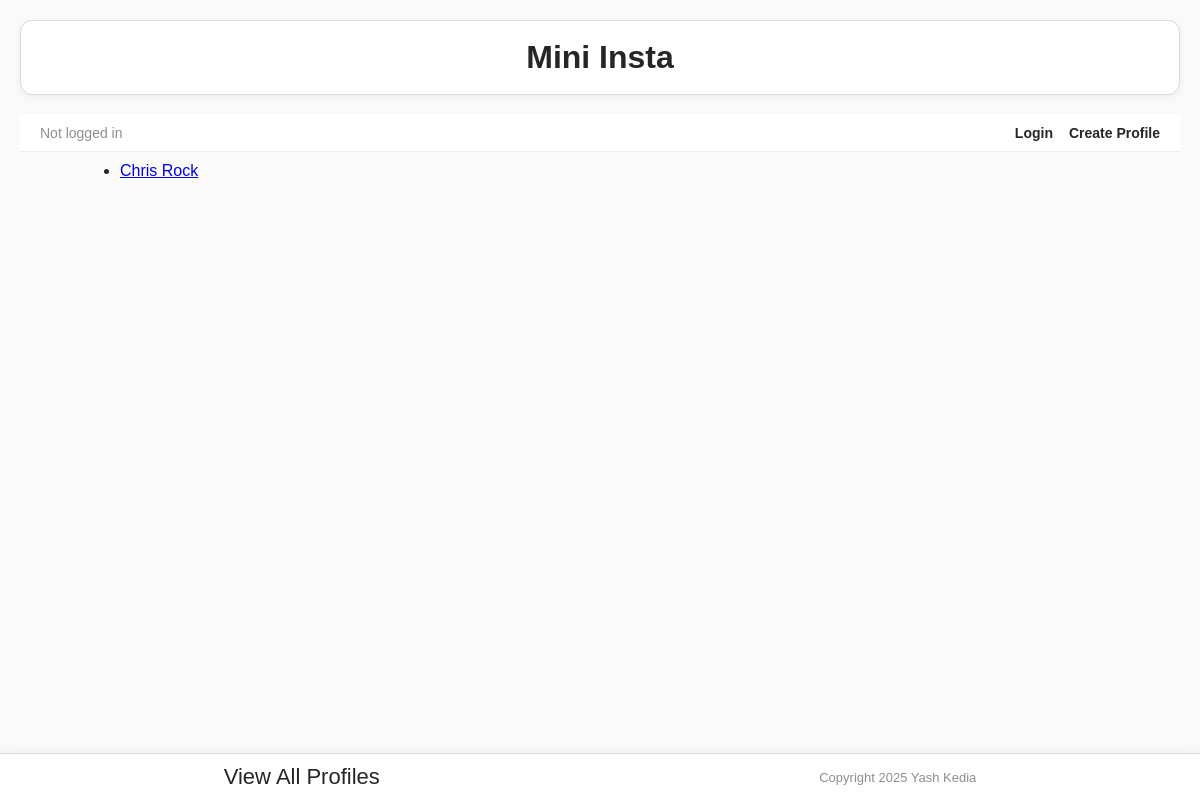
Page /mini_insta/profile/4/followers on the earlier database version.
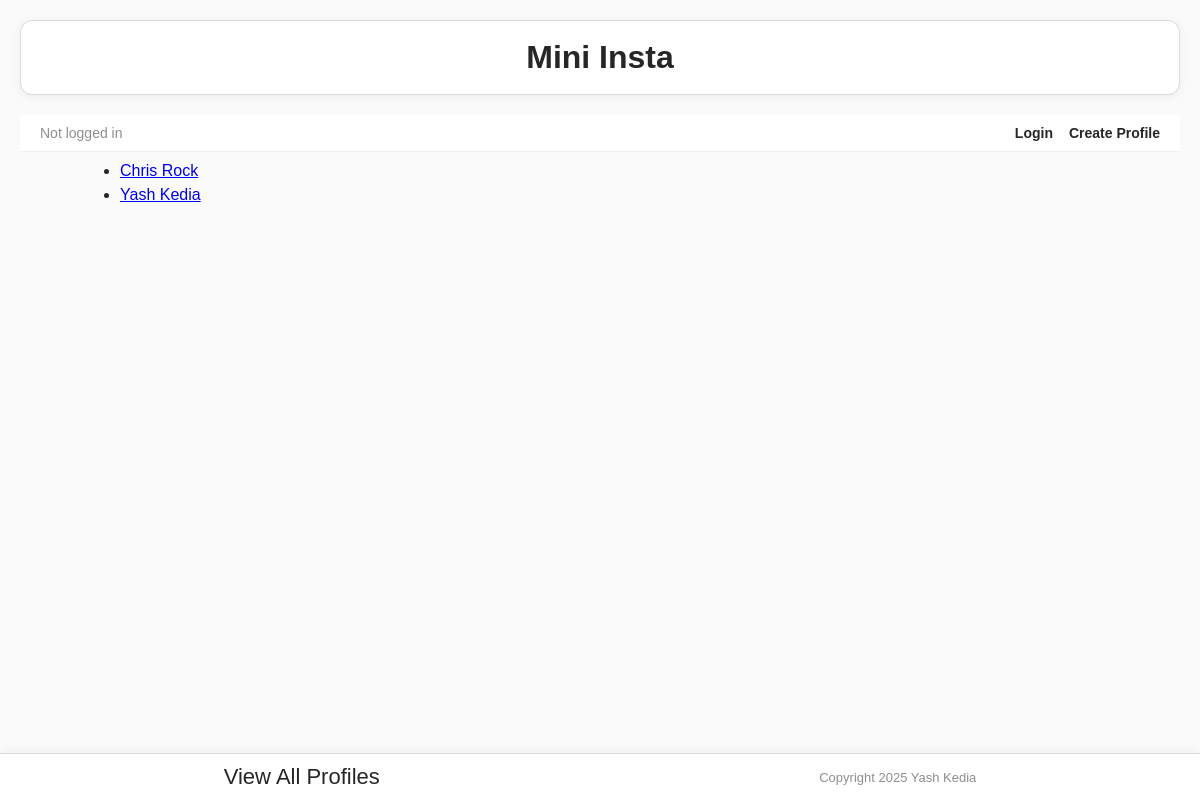
Same page on the later database version.
### mini_insta/models.py (models this page shows, shortened)
class Profile(models.Model):
    user = models.ForeignKey(User, on_delete=models.CASCADE)
    username = models.TextField(blank=True)
    display_name = models.TextField(blank=True)
    profile_image_url = models.URLField(blank=True)
    bio_text = models.TextField(blank=True)
    join_date = models.DateTimeField(auto_now=True)
    def get_followers(self):
        followers = Follow.objects.filter(profile=self)
        return [f.follower_profile for f in followers]
    def get_num_followers(self):
        follower_list = self.get_followers()
        return len(follower_list)

### mini_insta/views.py (the view)
# urls.py: path(r'profile/<int:pk>/followers', ShowFollowersDetailView.as_view(), name="show_followers"),
class ShowFollowersDetailView(DetailView):
    model = Profile
    template_name = "mini_insta/show_followers.html"
    context_object_name = "profile"
    def get_context_data(self,  **kwargs):
        context = super().get_context_data(**kwargs)
        profile = self.get_object()
        context['followers'] = profile.get_followers()
        context['num_followers'] = profile.get_num_followers()
        return context

### mini_insta/templates/mini_insta/show_followers.html (shortened to what this page needs)
{% extends 'mini_insta/base.html' %}
{% block content %}
    {% if followers %}
        <ul>
        {% for profile in followers %}
            <li><a href="{% url 'show_profile' profile.pk %}">{{ profile.display_name }}</a></li>
        {% endfor %}
        </ul>
    {% else %}
        <p>No followers yet.</p>
    {% endif %}
{% endblock %}

### mini_insta/templates/mini_insta/base.html (shortened to what this page needs)
{% load static %}
<html>
    <head>
        <link rel="stylesheet" type="text/css" href="{% static 'mini_insta.css' %}">
    </head>
    <body>
        <h1>Mini Insta</h1>
        <div id="nav">
        {% if request.user.is_authenticated %}
            <span class="logged-in-as">Logged in as: <strong>{{request.user}}</strong></span>
            <a href="{% url 'show_my_profile' %}">My Profile</a>
            <form method="POST" action="{% url 'logout' %}">
                {% csrf_token %}
                <button type="submit">Logout</button>
            </form>
        {% else %}
            <span class="logged-in-as">Not logged in</span>
            <a href="{% url 'login' %}">Login</a>
            <a href="{% url 'create_profile' %}">Create Profile</a>
        {% endif %}
        </div>
        <div id="content-container">
            {% block content %}
            {% endblock %}
        </div>
        <footer>
        <p><a href="{% url 'show_all_profiles' %}">View All Profiles</a></p>
        <p>Copyright 2025 Yash Kedia</p>
        </footer>
    </body>
</html>

### static/mini_insta.css (style rules this page uses)
* { box-sizing: border-box; }
body { font-family: Arial, sans-serif; margin: 0; padding: 20px; background-color: #fafafa; color: #262626; }
h1 { text-align: center; background-color: #ffffff; padding: 18px 20px; border: 1px solid #dbdbdb; border-radius: 12px; box-shadow: 0 2px 8px rgba(0, 0, 0, 0.06); margin: 0 0 20px; }
#content-container { max-width: 1000px; margin: 0 auto; padding-bottom: 95px; }
#nav { display: flex; align-items: center; gap: 16px; padding: 10px 20px; background-color: #ffffff; border-bottom: 1px solid #efefef; font-size: 14px; }
#nav a { text-decoration: none; color: #262626; font-weight: 600; }
#nav .logged-in-as { margin-right: auto; color: #8e8e8e; }
footer { position: fixed; bottom: 0; left: 0; right: 0; background-color: #ffffff; border-top: 1px solid #dbdbdb; display: flex; justify-content: space-around; align-items: center; flex-wrap: wrap; gap: 8px 16px; padding: 10px 12px; box-shadow: 0 -2px 10px rgba(0, 0, 0, 0.05); z-index: 1000; }
footer a { font-size: 22px; text-decoration: none; color: #262626; }
footer p { margin: 0; font-size: 13px; color: #8e8e8e; }
ul { margin-top: 10px; padding-left: 20px; }
li { margin: 6px 0; }

Differences in the rows shown:
added Profile: display_name "Yash Kedia"
